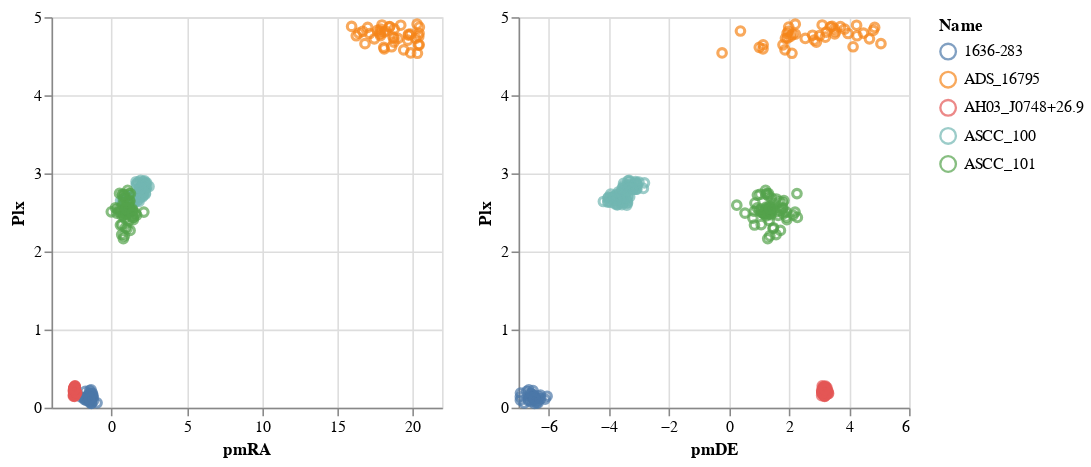

Write notebook code for a chart like this one.
### Code cell
import altair as alt

source = df_mem.iloc[:300]
brush = alt.selection(type='interval', resolve='global')

base = alt.Chart(source).mark_point().encode(
    y='Plx',
    color=alt.condition(brush, 'Name', alt.ColorValue('gray')),
).add_selection(
    brush
).properties(
    width=250,
    height=250
)

base.encode(x='pmRA') | base.encode(x='pmDE')

### Figure 1 — Vega-Lite specification as saved in the notebook (floating-point values rounded to 4 significant figures; data arrays with more than 128 entries replaced by an {"elided": "..."} marker saying what was removed)
{"config": {"view": {"continuousWidth": 300, "continuousHeight": 300}}, "hconcat": [{"mark": {"type": "point"}, "encoding": {"color": {"condition": {"param": "param_1", "field": "Name", "type": "nominal"}, "value": "gray"}, "x": {"field": "pmRA", "type": "quantitative"}, "y": {"field": "Plx", "type": "quantitative"}}, "height": 250, "name": "view_1", "width": 250}, {"mark": {"type": "point"}, "encoding": {"color": {"condition": {"param": "param_1", "field": "Name", "type": "nominal"}, "value": "gray"}, "x": {"field": "pmDE", "type": "quantitative"}, "y": {"field": "Plx", "type": "quantitative"}}, "height": 250, "name": "view_2", "width": 250}], "data": {"name": "data-5ae9c5aa948ac60dd4113ecd25b5b640"}, "params": [{"name": "param_1", "select": {"type": "interval", "resolve": "global"}, "views": ["view_1", "view_2"]}], "$schema": "https://vega.github.io/schema/vega-lite/v5.15.1.json", "datasets": {"data-5ae9c5aa948ac60dd4113ecd25b5b640": {"elided": "300 records"}}}
